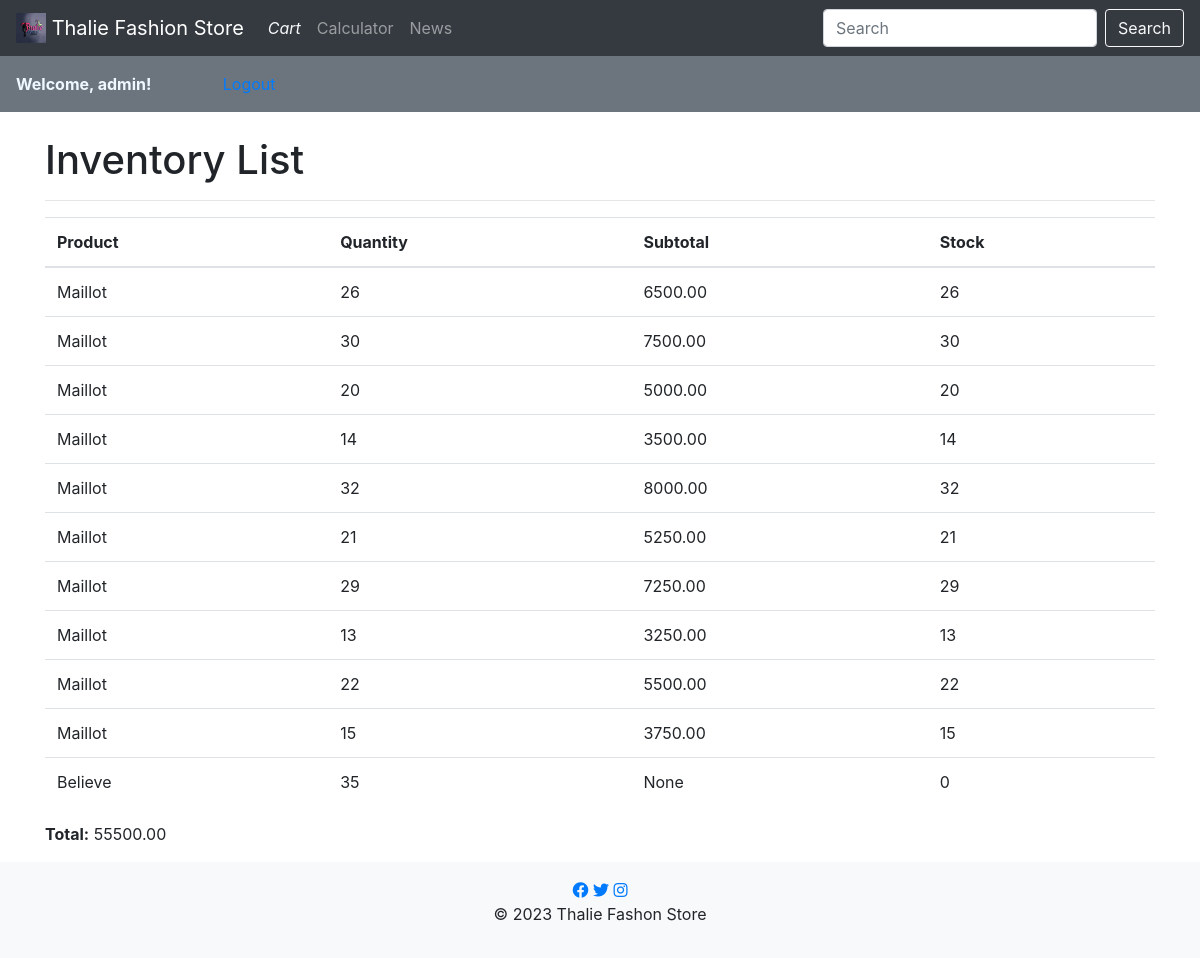
Screenshot of /inventory/ (signed in) with the database file from the repository.
### thalie/models.py (models this page shows, shortened)
class Inventory(models.Model):
    product = models.ForeignKey('Product', on_delete=models.CASCADE)
    quantity = models.PositiveIntegerField(
        default=0,
        validators=[MinValueValidator(0)],  # Check for a constraint like this
    )
    subtotal = models.DecimalField(max_digits=10, decimal_places=2, null=True, blank=True)
    stock = models.PositiveIntegerField(default=0)

class Product(models.Model):
    title = models.CharField(max_length=255)
    description = models.TextField()
    price = models.DecimalField(max_digits=10, decimal_places=2)
    category = models.ForeignKey(Category, on_delete=models.SET_NULL, null=True, blank=True)
    brand = models.ForeignKey(Brand, on_delete=models.CASCADE)
    image = models.ImageField(upload_to='product_images/')

### thalie/views.py (the view)
# urls.py: path('inventory/', inventory_list, name='inventory_list'),
@user_passes_test(is_admin)
def inventory_list(request):
    inventory_items = Inventory.objects.all()
    total = sum(item.subtotal or 0 for item in inventory_items)
    return render(request, 'inventory_list.html', {'inventory_items': inventory_items, 'total': total})

### thalie/views.py (called while the page is built)
def is_admin(user):
    return user.is_authenticated and user.is_staff

### thalie/templates/inventory_list.html (shortened to what this page needs)
{% extends 'base.html' %}
{% block header %}Inventory List{% endblock %}
{% block content %}
  <table class="table">
    <thead>
      <tr>
        <th>Product</th>
        <th>Quantity</th>
        <th>Subtotal</th>
        <th>Stock</th>
      </tr>
    </thead>
    <tbody>
      {% for item in inventory_items %}
        <tr>
          <td>{{ item.product.title }}</td>
          <td>{{ item.quantity }}</td>
          <td>{{ item.subtotal }}</td>
          <td>{{ item.stock }}</td>
        </tr>
      {% endfor %}
    </tbody>
  </table>
  <p><strong>Total:</strong> {{ total }}</p>
{% endblock %}

### thalie/templates/base.html (shortened to what this page needs)
{% load static %}
<!DOCTYPE html>
<html lang="en">
<head>
<link rel="stylesheet" href="{% static 'css/styles.css' %}">
<link rel="stylesheet" href="https://stackpath.bootstrapcdn.com/bootstrap/4.3.1/css/bootstrap.min.css">
    <link rel="stylesheet" href="https://cdnjs.cloudflare.com/ajax/libs/font-awesome/5.15.1/css/all.min.css">
</head>
<body>
<nav class="navbar navbar-expand-lg navbar-dark bg-dark">
    <a class="navbar-brand" href="{% url 'product_views' %}">
        <img src="{% static 'img/logo.jpg' %}" alt="#" height="30" class="d-inline-block align-top">
    Thalie Fashion Store
    </a>
    <div class="collapse navbar-collapse" id="navbarNav">
        <ul class="navbar-nav">
            <li class="nav-item">
                <a class="nav-link" href="{% url 'cart_view' %}"><i class="bi bi-cart4 text-light">Cart</i></a>
            </li>
            <li class="nav-item">
                <a class="nav-link" href="{% url 'calculator' %}">Calculator</a>
            </li>
            <li class="nav-item">
                <a class="nav-link" href="{% url 'news_list' %}">News</a>
            </li>
        </ul>
        <form class="form-inline ml-auto" method="get" action="{% url 'search_products' %}">
            <input class="form-control mr-sm-2" type="search" placeholder="Search" aria-label="Search" name="q"
                   value="{{ query }}">
            <button class="btn btn-outline-light my-2 my-sm-0" type="submit">Search</button>
        </form>
    </div>
</nav>
<nav class="navbar bg-secondary" data-bs-theme="dark" style="color: aliceblue;">
    <ul class="navbar-nav">
        {% if user.is_authenticated %}
            <div class="row ">
                <div class="col-10">
                <li class="nav-item">
                    <span class="navbar-text"><strong> Welcome, {{ user.username }}! </strong></span>
                </li>
            </div>
                <div class="col-2">
                <li class="nav-item">
                    <a class="nav-link" href="{% url 'logout_user' %}">Logout</a>
                </li>
            </div>
            </div>
    {% else %}
                <li class="nav-item">
                    <a class="nav-link" href="{% url 'login_user' %}">Login</a>
                </li>
    {% endif %}
    </ul>
        </nav>
<div class="container mt-4">
    <div class="row">
        <div class="col">
            <h1 id="store-name">{% block header %}Thalie Fashion Store{% endblock %}</h1>
            <hr>
        </div>
    </div>
    <div class="row">
        <div class="col">
            {% block content %}{% endblock %}
        </div>
    </div>
</div>
<footer class="bg-light text-center py-3">
    <div class="social-media">
    <a href="https://www.facebook.com/profile.php?id=100093414459714&sk=about" target="_blank" class="social-icon"><i class="fab fa-facebook"></i></a>
    <a href="#" target="_blank" class="social-icon"><i class="fab fa-twitter"></i></a>
    <a href="#" target="_blank" class="social-icon"><i class="fab fa-instagram"></i></a>
</div>
    <p>&copy; 2023 Thalie Fashon Store</p>
</footer>
</body>
</html>

### rows the page displays
Inventory: product "Maillot", quantity "26", subtotal "6500.00", stock "26"
Inventory: product "Maillot", quantity "30", subtotal "7500.00", stock "30"
Inventory: product "Maillot", quantity "20", subtotal "5000.00", stock "20"
Inventory: product "Maillot", quantity "14", subtotal "3500.00", stock "14"
Inventory: product "Maillot", quantity "32", subtotal "8000.00", stock "32"
Inventory: product "Maillot", quantity "21", subtotal "5250.00", stock "21"
Inventory: product "Maillot", quantity "29", subtotal "7250.00", stock "29"
Inventory: product "Maillot", quantity "13", subtotal "3250.00", stock "13"
Inventory: product "Maillot", quantity "22", subtotal "5500.00", stock "22"
Inventory: product "Maillot", quantity "15", subtotal "3750.00", stock "15"
Inventory: product "Believe", quantity "35", subtotal "None", stock "0"

### other values shown
{{ user.username }} "admin"
{{ total }} "55500.00"
